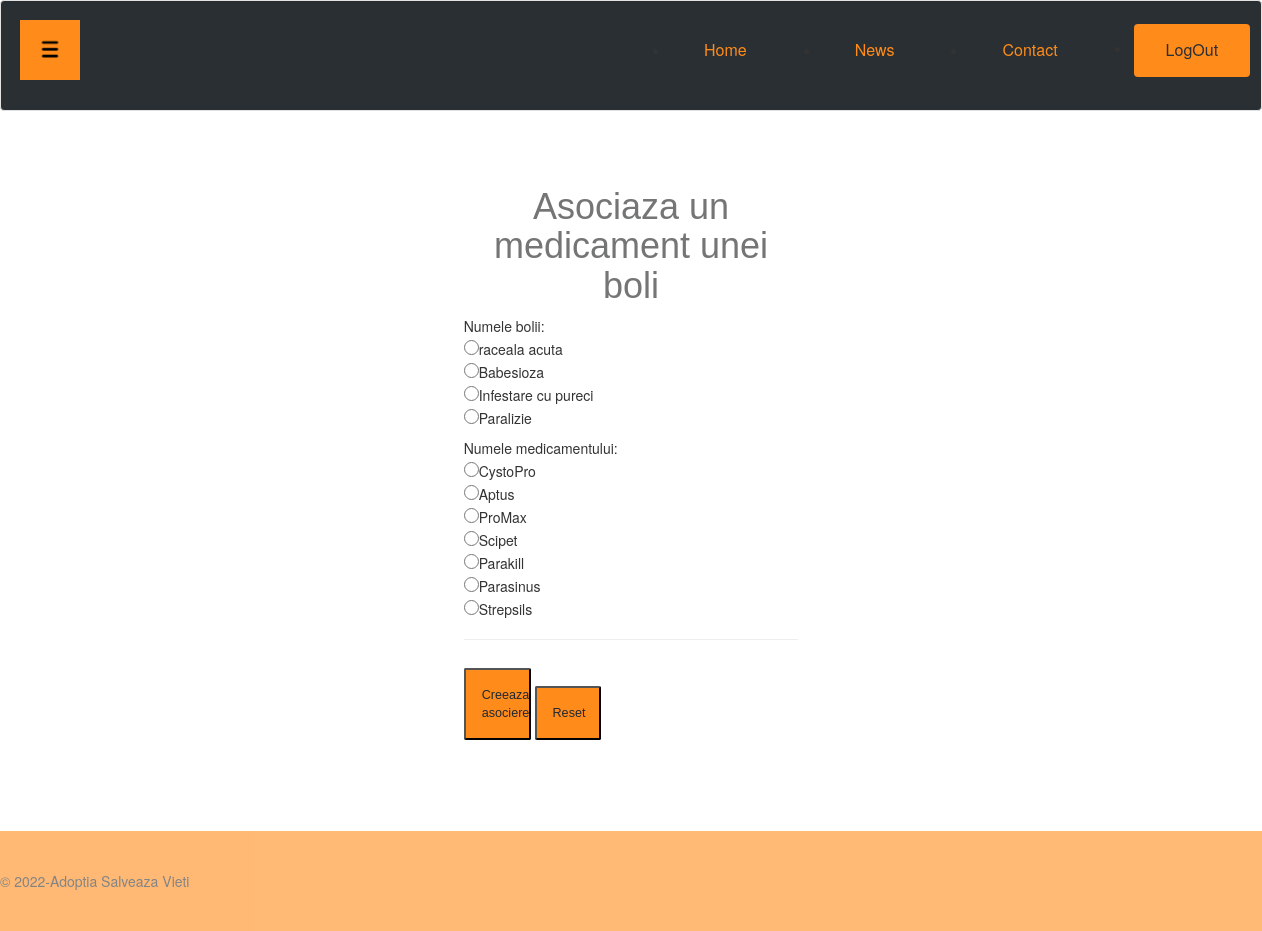
/php/mapareBM.php (signed in), run on the app's committed database.
### tables this page shows
CREATE TABLE `boli` (
  `id_boala` varchar(255) NOT NULL,
  `nume_boala` varchar(255) NOT NULL,
  `durata` varchar(255) NOT NULL
);

CREATE TABLE `medicamente` (
  `id_medicament` varchar(255) NOT NULL,
  `denumire` varchar(255) NOT NULL,
  `ratie` varchar(255) NOT NULL
);

### php/mapareBM.php (the view, shortened to what this page needs)
<!DOCTYPE html>
<?php
include("../include/inHeaderAdmin.php");
?>
<link rel="stylesheet" type="text/css" href="../css/admin.css">
<div class="content">
    <form action="" method="post" enctype="multipart/form-data">
        <div class="container1">
            <div class="container">
                <div id="formular">
                    <h1 align="center" class="a">Asociaza un medicament unei boli</h1>
                    <?php
                    $boli = $conn->prepare("select * from boli");
                    $boli->execute();
                    echo "<p>Numele bolii:";
                    while($boala = $boli->fetch()){
                        echo "<br><input type='radio' name='id_boala' value='" . $boala['id_boala'] . "'/>" . $boala['nume_boala'] ;
                    }
                    echo "</p>";
                    $medicamente = $conn->prepare("select * from medicamente");
                    $medicamente->execute();
                    echo "<p>Numele medicamentului:";
                    while($medicament = $medicamente->fetch()){
                        echo "<br><input type='radio' name='id_medicament' value='" . $medicament['id_medicament'] . "'/>" . $medicament['denumire'] ;
                    }
                    echo "</p>";
                    ?>
                    <hr>
                    <button class="submit" type="submit" name="submit">Creeaza asociere</button>
                    <button class="reset" type="reset">Reset</button>
                </div>
            </div>
        </div>
    </form>
</div>
<?php
include("../include/footer.php");

### include/inHeaderAdmin.php (shortened to what this page needs)
<!DOCTYPE html>
<html lang="ro">
<link rel="stylesheet" type="text/css" href="https://maxcdn.bootstrapcdn.com/bootstrap/3.3.7/css/bootstrap.min.css">
<link rel="stylesheet" type="text/css" href="../css/admin.css">
<body class="logged">
<div class="row">
    <div class="col-sm-12">
        <div class="well">
            <nav>
                <ul>
                    <li class="menu"><a href="../php/mainAdmin.php"><img style="width: 30px;" alt="Meniu" src="../imagini/menu.png"/></a>
                    </li>
                </ul>
            </nav>
            <ul>
                <li><a href="#home" class="btn2">Home</a></li>   </ul>
            <ul> <li><a href="#news" class="btn2">News</a></li>   </ul>
            <ul> <li><a href="#contact" class="btn2">Contact</a></li>   </ul>
            <ul > <li><a href="/Adoptia-Salveaza-Vieti/php/logout.php" class="btn">LogOut</a></li>
            </ul>
        </div>
    </div>
</div>

### include/footer.php
<footer class="foot">
    <div class="footer">
        &copy; 2022-Adoptia Salveaza Vieti
    </div>
</footer>

### css/admin.css (style rules this page uses)
* { box-sizing: border-box; }
html,body { height: 100%; margin: 0; }
body { background-color:white; }
body.logged { overflow-x: hidden; -webkit-background-size: cover; -moz-background-size: cover; -o-background-size: cover; background-size: cover; }
.container1 { width: 100%; height: 100%; }
.container { width:30%; height:70%; padding: 16px; filter:opacity(200%); margin:auto; border-radius:2px; }
input[type=radio] { position: relative; top: 0; left: 0; height: 15px; width: 15px; background-color: #eee; border-radius: 50%; }
button.submit, button.reset { color: #1f2833;; padding: 16px; margin: 8px 0; border-radius:2px; cursor: pointer; width: 20%; font-family: "Raleway", sans-serif; font-size: max(10px, 1vw); }
button.submit { background-color: #ff8c1a; }
button.reset { background-color:#ff8c1a; }
h1.a { font-family: "Raleway", sans-serif; color: #747575; }
footer.foot { width: 100%; display: flex; flex-direction: column; height: 100px; background-color:#ff8c1a ; opacity: 60%; margin-bottom: -100px; }
div.footer { width: 30%; margin-top: auto; padding: 40px 0; }
.well { background-color: #292F33; display: flex; }
.menu { position: relative; background-color: #ff8c1a; }
nav a { color: #1f2833; display: block; padding: 15px 15px; text-decoration: none; font-size: max(15px, 1vw); }
nav ul, nav ul li { list-style: none; padding: 0; margin: 0; }
nav > ul { background: #262626; text-align: center; }
nav > ul > li { display: inline-block; border-left: 1px solid #000; }
nav > ul > li:first-child { border-left: none; }
.content { min-height: 100%; margin-bottom: -100px; padding: 20px; }
.btn { background-color:#ff8c1a; border: none; color: #292F33; padding: 15px 32px; text-align: center; text-decoration: none; display: inline-block; margin: 4px 2px; cursor: pointer; font-size: 16px; }
.btn2 { background-color: #292F33; border: none; color: #ff8c1a; padding: 15px 32px; text-align: center; text-decoration: none; display: inline-block; margin: 4px 2px; cursor: pointer; font-size: 16px; }

### data on the page
boli: nume_boala "raceala acuta"
boli: nume_boala "Babesioza"
boli: nume_boala "Infestare cu pureci"
boli: nume_boala "Paralizie"
medicamente: denumire "CystoPro"
medicamente: denumire "Aptus"
medicamente: denumire "ProMax"
medicamente: denumire "Scipet"
medicamente: denumire "Parakill"
medicamente: denumire "Parasinus"
medicamente: denumire "Strepsils"
